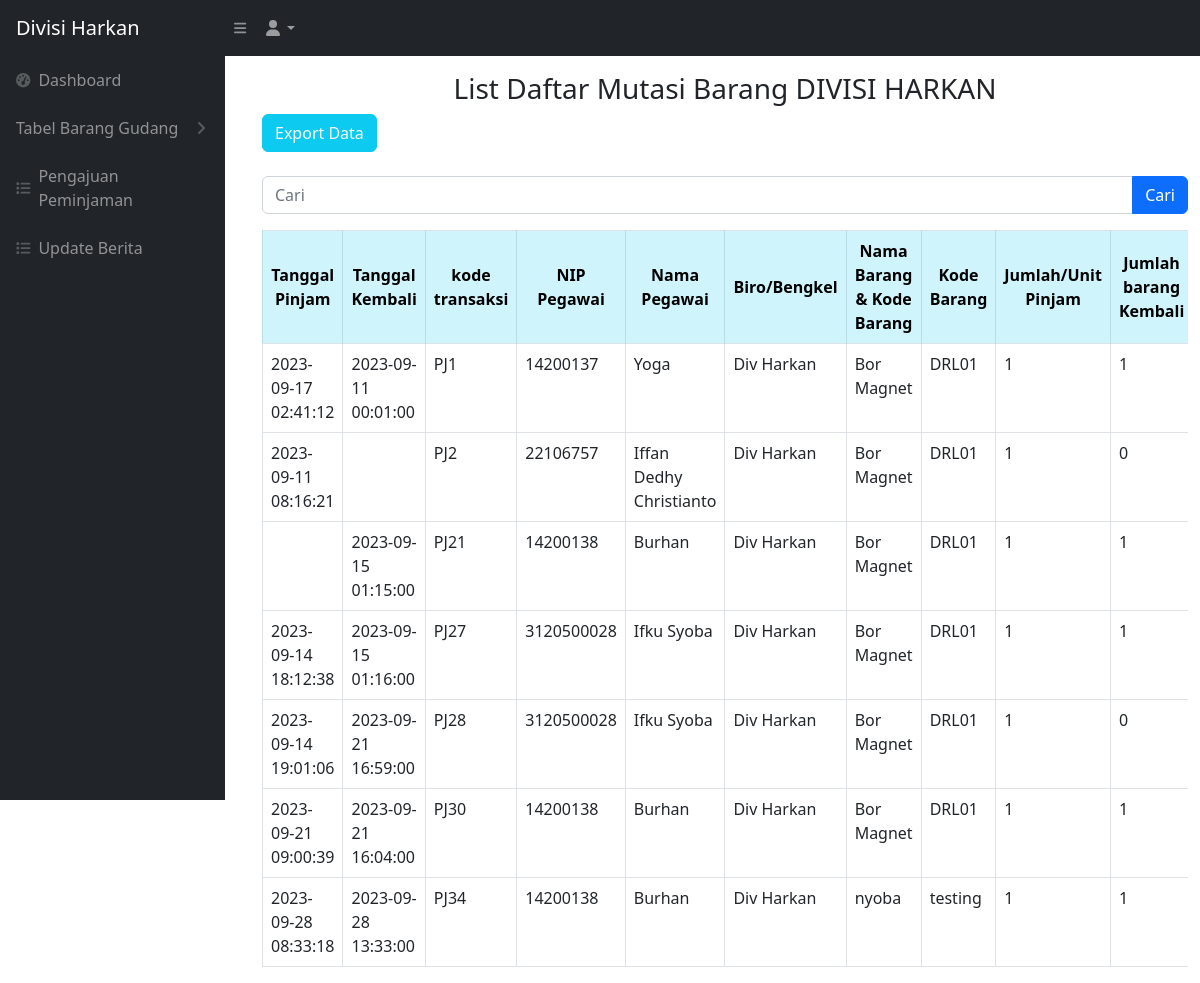
The page /user/user_mutasibarang.php (signed in) on the database its author committed.
### tables this page shows
CREATE TABLE `keluar_masuk_barang` (
  `idtransaksi` int NOT NULL,
  `kodetransaksi` varchar(200) NOT NULL,
  `tanggal` timestamp NULL DEFAULT NULL,
  `tanggal_pengajuan` timestamp NULL DEFAULT NULL,
  `tanggalkembali` timestamp NULL DEFAULT NULL,
  `jenisbarang` varchar(256) NOT NULL,
  `nip` varchar(512) NOT NULL,
  `namabarang` varchar(200) NOT NULL,
  `kodebarang` varchar(200) NOT NULL,
  `jumlahpinjam` int NOT NULL,
  `jumlahkembali` int DEFAULT '0',
  `jumlahrusak` int DEFAULT '0',
  `lokasi` varchar(500) NOT NULL,
  `lokasi_kembali` varchar(256) DEFAULT NULL,
  `keterangan` varchar(256) DEFAULT NULL,
  `isApproved` int DEFAULT '0',
  `status` varchar(200) NOT NULL
);

CREATE TABLE `users` (
  `id_user` int NOT NULL,
  `nip_user` varchar(512) NOT NULL,
  `nama_user` varchar(512) NOT NULL,
  `password_user` varchar(512) NOT NULL,
  `divisi_id` int NOT NULL,
  `role_id` int NOT NULL
);

CREATE TABLE `divisi` (
  `iddivisi` int NOT NULL,
  `namadivisi` varchar(200) NOT NULL
);

### user/user_mutasibarang.php (the view, shortened to what this page needs)
<?php
require '../controller/koneksi.php';
$searchTerm = isset($_GET['cari']) ? $_GET['cari'] : '';
?>
<!DOCTYPE html>
<html lang="en">
<head>
    <link href="../css/styles.css" rel="stylesheet" />
</head>
<?php include 'user_sidebar.php' ?>
<body>
    <br>
    <br>
    <main id="main-content" class="<?= isset($_GET['sidebarClosed']) ? '' : 'main-with-sidebar' ?>">
        <div class="container-fluid px-4">
            <h3 class="mt-4 text-center">List Daftar Mutasi Barang DIVISI HARKAN</h3>
        </div>
        <div class="container -fluid">
            <a href="../export_mutasibarang.php" class="btn btn-info text-light">Export Data</a>
            <br>
            <br>
            <form action="user_mutasibarang.php" method="GET">
                <div class="input-group mb-3">
                    <input type="text" class="form-control" placeholder="Cari" name="cari" value="<?= $searchTerm ?>">
                    <button type="submit" class="btn btn-primary">Cari</button>
                </div>
            </form>
            <div class="card-body">
                <div class="table table-responsive">
                    <table class="table table-bordered" id="dataTable" width="100" cellspacing="0">
                        <thead>
                            <tr>
                                <th class="table-info text-center align-middle">Tanggal Pinjam</th>
                                <th class="table-info text-center align-middle">Tanggal Kembali</th>
                                <th class="table-info text-center align-middle">kode transaksi</th>
                                <th class="table-info text-center align-middle">NIP Pegawai</th>
                                <th class="table-info text-center align-middle">Nama Pegawai</th>
                                <th class="table-info text-center align-middle">Biro/Bengkel</th>
                                <th class="table-info text-center align-middle">Nama Barang & Kode Barang</th>
                                <th class="table-info text-center align-middle">Kode Barang </th>
                                <th class="table-info text-center align-middle">Jumlah/Unit Pinjam</th>
                                <th class="table-info text-center align-middle">Jumlah barang Kembali</th>
                            </tr>
                        </thead>
                        <tbody>
                            <?php
                            if (!empty($searchTerm)) {
                                $searchResults = searchMutasiBarang($conn, $searchTerm);
                                while ($data = mysqli_fetch_array($searchResults)) {
                                    $tanggalpinjam = $data['tanggal'];
                                    $tanggalkembali = $data['tanggalkembali'];
                                    $kodetransaksi = $data['kodetransaksi'];
                                    $nip = $data['nip'];
                                    $namabarang = $data['namabarang'];
                                    $kodebarang = $data['kodebarang'];
                                    $jumlahpinjam = $data['jumlahpinjam'];
                                    $jumlahkembali = $data['jumlahkembali'];
                                    $jumlahrusak = $data['jumlahrusak'];
                                    $lokasi = $data['lokasi'];
                                    $lokasikembali = $data['lokasi_kembali'];
                                    $keterangan = $data['keterangan'];
                                    $status = $data['status'];
                                    $tanggalKembaliNull = null;
                                    $query_pegawai = "SELECT users.nama_user
                        FROM users
                        WHERE users.nip_user = '$nip'";
                                    $result_pegawai = mysqli_query($conn, $query_pegawai);
                                    $namapegawai = "-";
                                    if ($result_pegawai) {
                                        $row_pegawai = mysqli_fetch_assoc($result_pegawai);
                                        $namapegawai = $row_pegawai['nama_user'];
                                    }
                                    $query_divisi = "SELECT divisi.namadivisi
                        FROM users
                        INNER JOIN divisi ON users.divisi_id = divisi.iddivisi
                        WHERE users.nip_user = '$nip'";
                                    $result_divisi = mysqli_query($conn, $query_divisi);
                                    $namadivisi = "-";
                                    if ($result_divisi) {
                                        $row_divisi = mysqli_fetch_assoc($result_divisi);
                                        $namadivisi = $row_divisi['namadivisi'];
                                    }
                                    echo '<tr class="centered-cell">';
                                    echo '<td class="centered-cell">' . $tanggalpinjam . '</td>';
                                    echo '<td class="centered-cell">' . $tanggalkembali . '</td>';
                                    echo '<td class="centered-cell">' . $kodetransaksi . '</td>';
                                    echo '<td class="centered-cell">' . $nip . '</td>';
                                    echo '<td class="centered-cell">' . $namapegawai . '</td>';
                                    echo '<td class="centered-cell">' . $namadivisi . '</td>';
                                    echo '<td class="centered-cell">' . $namabarang . '</td>';
                                    echo '<td class="centered-cell">' . $kodebarang . '</td>';
                                    echo '<td class="centered-cell">' . $jumlahpinjam . '</td>';
                                    echo '<td class="centered-cell">' . $jumlahkembali . '</td>';
                                    echo '<td class="centered-cell">' . $jumlahrusak . '</td>';
                                    echo '<td class="centered-cell">' . $lokasi . '</td>';
                                    echo '<td class="centered-cell">' . $lokasikembali . '</td>';
                                    echo '<td class="centered-cell">' . $keterangan . '</td>';
                                    echo '<td class="centered-cell">';
                                    if ($tanggalkembali === $tanggalKembaliNull) {
                                        echo '<span class="badge text-bg-danger">Belum kembali</span>';
                                    } else if ($jumlahrusak > 0) {
                                        echo '<span class="badge text-bg-warning">Barang rusak/kurang lengkap</span>';
                                    } else {
                                        echo '<span class="badge text-bg-success">Sudah kembali</span>';
                                    }
                                    echo '</td>';
                                    echo '</tr>';
                                }
                            } else {
                                $ambilsemuadatastock = mysqli_query($conn, "SELECT * FROM keluar_masuk_barang WHERE isApproved = 1 OR isApproved = 3");
                                while ($data = mysqli_fetch_array($ambilsemuadatastock)) {
                                    $tanggalpinjam = $data['tanggal'];
                                    $tanggalkembali = $data['tanggalkembali'];
                                    $kodetransaksi = $data['kodetransaksi'];
                                    $nip = $data['nip'];
                                    $namabarang = $data['namabarang'];
                                    $kodebarang = $data['kodebarang'];
                                    $jumlahpinjam = $data['jumlahpinjam'];
                                    $jumlahkembali = $data['jumlahkembali'];
                                    $query_pegawai = "SELECT users.nama_user
                        FROM users
                        WHERE users.nip_user = '$nip'";
                                    $result_pegawai = mysqli_query($conn, $query_pegawai);
                                    $namapegawai = "-";
                                    if ($result_pegawai) {
                                        $row_pegawai = mysqli_fetch_assoc($result_pegawai);
                                        $namapegawai = $row_pegawai['nama_user'];
                                    }
                                    $query_divisi = "SELECT divisi.namadivisi
                        FROM users
                        INNER JOIN divisi ON users.divisi_id = divisi.iddivisi
                        WHERE users.nip_user = '$nip'";
                                    $result_divisi = mysqli_query($conn, $query_divisi);
                                    $namadivisi = "-";
                                    if ($result_divisi) {
                                        $row_divisi = mysqli_fetch_assoc($result_divisi);
                                        $namadivisi = $row_divisi['namadivisi'];
                                    }
                                    echo '<tr>';
                                    echo '<td>' . $tanggalpinjam . '</td>';
                                    echo '<td>' . $tanggalkembali . '</td>';
                                    echo '<td>' . $kodetransaksi . '</td>';
                                    echo '<td>' . $nip . '</td>';
                                    echo '<td>' . $namapegawai . '</td>';
                                    echo '<td>' . $namadivisi . '</td>';
                                    echo '<td>' . $namabarang . '</td>';
                                    echo '<td>' . $kodebarang . '</td>';
                                    echo '<td>' . $jumlahpinjam . '</td>';
                                    echo '<td>' . $jumlahkembali . '</td>';
                                    echo '</tr>';
                                }
                            }
                            ?>
                        </tbody>
                    </table>
    </main>
</body>
</html>

### rows shown on the page
keluar_masuk_barang: tanggal "2023-09-17 02:41:12", tanggalkembali "2023-09-11 00:01:00", kodetransaksi "PJ1", nip "14200137", users.nama_user "Yoga", divisi.namadivisi "Div Harkan", namabarang "Bor Magnet", kodebarang "DRL01", jumlahpinjam "1", jumlahkembali "1"
keluar_masuk_barang: tanggal "2023-09-11 08:16:21", kodetransaksi "PJ2", nip "22106757", users.nama_user "Iffan Dedhy Christianto", divisi.namadivisi "Div Harkan", namabarang "Bor Magnet", kodebarang "DRL01", jumlahpinjam "1", jumlahkembali "0"
keluar_masuk_barang: tanggalkembali "2023-09-15 01:15:00", kodetransaksi "PJ21", nip "14200138", users.nama_user "Burhan", divisi.namadivisi "Div Harkan", namabarang "Bor Magnet", kodebarang "DRL01", jumlahpinjam "1", jumlahkembali "1"
keluar_masuk_barang: tanggal "2023-09-14 18:12:38", tanggalkembali "2023-09-15 01:16:00", kodetransaksi "PJ27", nip "3120500028", users.nama_user "Ifku Syoba", divisi.namadivisi "Div Harkan", namabarang "Bor Magnet", kodebarang "DRL01", jumlahpinjam "1", jumlahkembali "1"
keluar_masuk_barang: tanggal "2023-09-14 19:01:06", tanggalkembali "2023-09-21 16:59:00", kodetransaksi "PJ28", nip "3120500028", users.nama_user "Ifku Syoba", divisi.namadivisi "Div Harkan", namabarang "Bor Magnet", kodebarang "DRL01", jumlahpinjam "1", jumlahkembali "0"
keluar_masuk_barang: tanggal "2023-09-21 09:00:39", tanggalkembali "2023-09-21 16:04:00", kodetransaksi "PJ30", nip "14200138", users.nama_user "Burhan", divisi.namadivisi "Div Harkan", namabarang "Bor Magnet", kodebarang "DRL01", jumlahpinjam "1", jumlahkembali "1"
keluar_masuk_barang: tanggal "2023-09-28 08:33:18", tanggalkembali "2023-09-28 13:33:00", kodetransaksi "PJ34", nip "14200138", users.nama_user "Burhan", divisi.namadivisi "Div Harkan", namabarang "nyoba", kodebarang "testing", jumlahpinjam "1", jumlahkembali "1"
